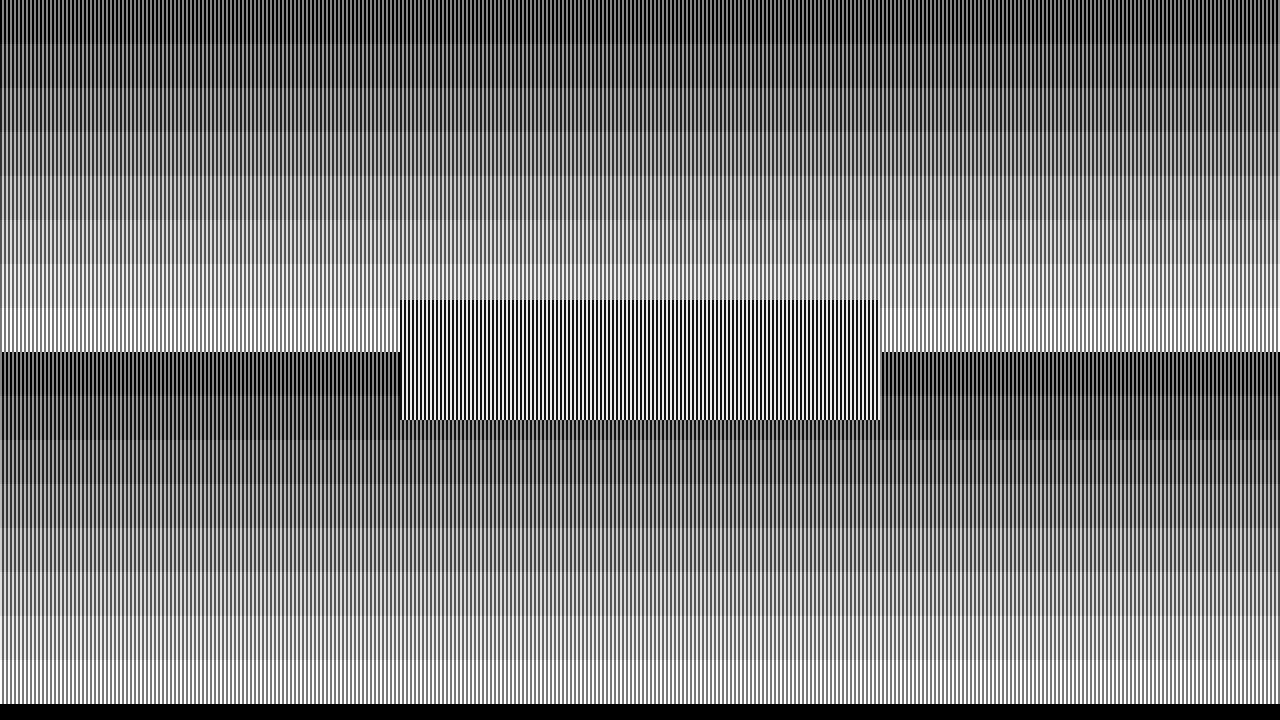
#> input picture emu/tests/pictures/nvcmode1.png, 1280 x 720 px
$ python -i shots.py   (imports and definitions only)
#> lines starting #> are read from the running program, lines starting #| are printed output that depends on the picture
#!/usr/bin/env python3
"""tests/shots.py - checksums of the screen in emu816's pictures (the 320 x 180 screen out of
the 1280 x 720 picture: MD5 of its RGB pixels), against a list (the pictures show the game's
art, which is not in the repository: only their checksums are).

  shots.py LIST PICTURE... [--update]     LIST lines: "NAME MD5"; NAME = the picture's file
                                          name (auto3.png), or NAME@Y0-Y1: only the screen's
                                          rows Y0 to Y1 - 1 (shot2.png@172-180: the status
                                          line); --update writes LIST anew (keeping each
                                          name's rows)

Before --update, look at the pictures, and where the PC's reference build can draw the
same frame, compare them with it (tests/cmpframe.py: the replays' frames were equal pixel
for pixel when these lists were made)."""
import hashlib
import os
import sys

from PIL import Image


def md5(path, rows=None):
#> called with path = '../../../emu/tests/pictures/nvcmode1.png'
    im = Image.open(path).convert("RGB").resize((320, 180), Image.NEAREST)
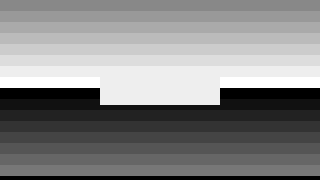
#> im: PIL image 320x180 RGB; min 0, max 255, mean 132.5
    if rows:
        im = im.crop((0, rows[0], 320, rows[1]))
    return hashlib.md5(im.tobytes()).hexdigest()


def split(key):
    """NAME@Y0-Y1 -> (NAME, (Y0, Y1)); NAME -> (NAME, None)"""
    if "@" not in key:
        return key, None
    name, r = key.split("@")
    y0, y1 = r.split("-")
    return name, (int(y0), int(y1))


def main():
    args = [a for a in sys.argv[1:] if a != "--update"]
    update = "--update" in sys.argv
    lst, pics = args[0], args[1:]
    paths = {os.path.basename(p): p for p in pics}
    keys = [l.split()[0] for l in open(lst) if l.strip()] if os.path.exists(lst) else []
    rows = {split(k)[0]: k for k in keys}
    got = {}
    for name, p in paths.items():
        k = rows.get(name, name)
        got[k] = md5(p, split(k)[1])
    if update:
        with open(lst, "w") as f:
            for k in sorted(got):
                f.write("%s %s\n" % (k, got[k]))
        print("shots: %s: %d checksums written" % (lst, len(got)))
        return 0
    want = dict(l.split() for l in open(lst) if l.strip())
    bad = 0
    for k in sorted(want):
        if k not in got:
            print("FAIL  picture %s: not taken" % k)
            bad += 1
        elif got[k] != want[k]:
            print("FAIL  picture %s: not as %s" % (k, lst))
            bad += 1
    if not bad:
        print("PASS  %d pictures as %s" % (len(want), lst))
    return 1 if bad else 0


# [2 lines not run here, left out]

>>> result = md5('../../../emu/tests/pictures/nvcmode1.png')
#> result = 'f1b6605e988058645caad478e1f12094'

$ run again, on emu/tests/pictures/nvtest_mode0_pointer.png
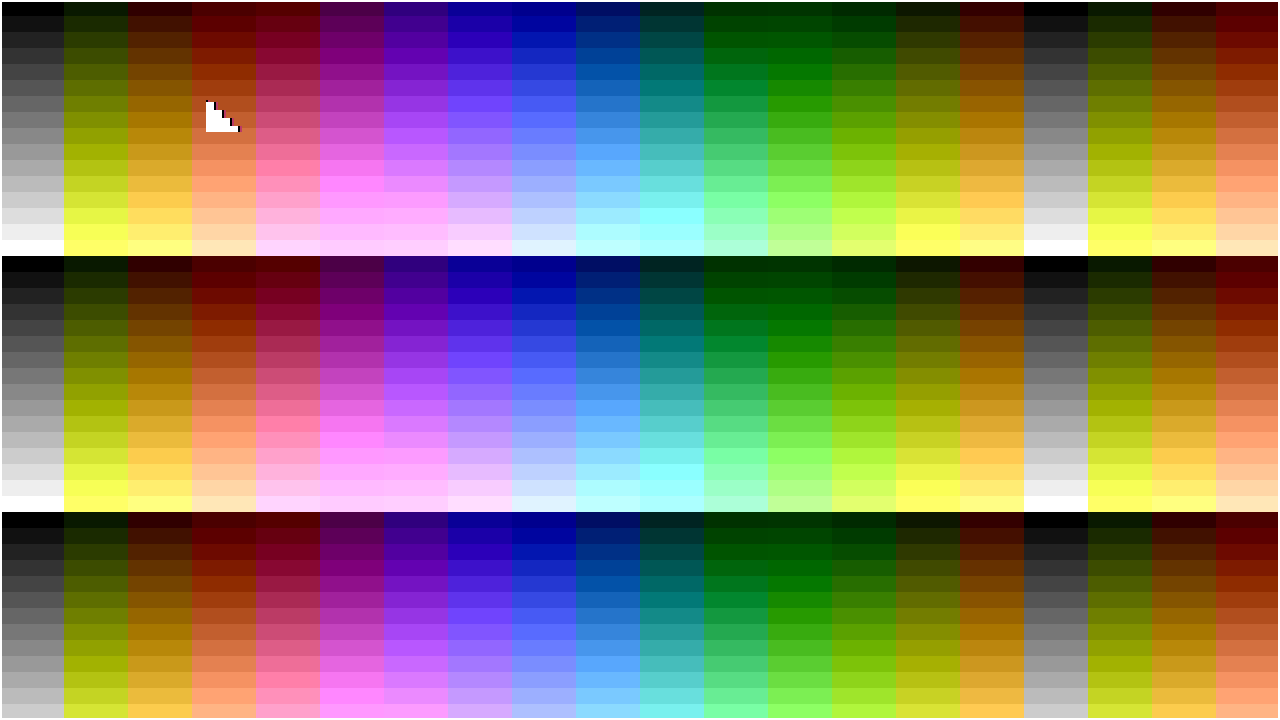
#> input picture emu/tests/pictures/nvtest_mode0_pointer.png, 1280 x 720 px
#> in md5, `im = Image.open(path).convert("RGB").resize((320, 180), Image.NEAREST)`:
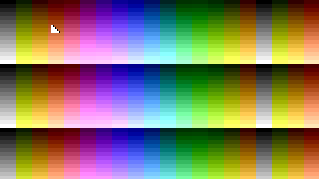
#> im: PIL image 320x180 RGB; mean R, G, B 130.2, 122.7, 100.6
#> result = '8e7072eb475986511f286e9876cd4924'

$ run again, on emu/tests/pictures/nvtest_mode1.png
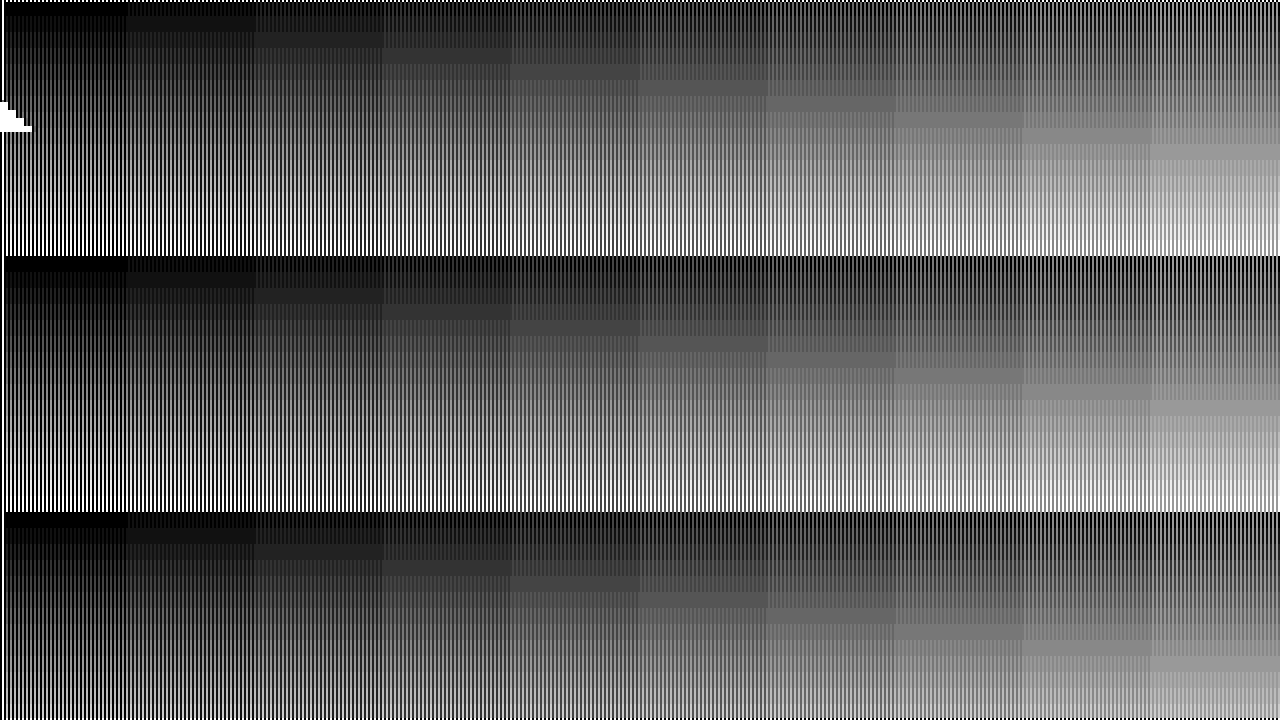
#> input picture emu/tests/pictures/nvtest_mode1.png, 1280 x 720 px
#> in md5, `im = Image.open(path).convert("RGB").resize((320, 180), Image.NEAREST)`:
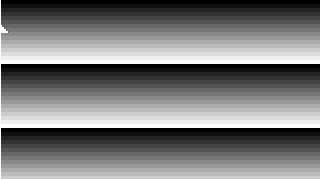
#> im: PIL image 320x180 RGB; min 0, max 255, mean 120.9
#> result = '59bb3f43cbe030383849b5dc8f3c86fa'
